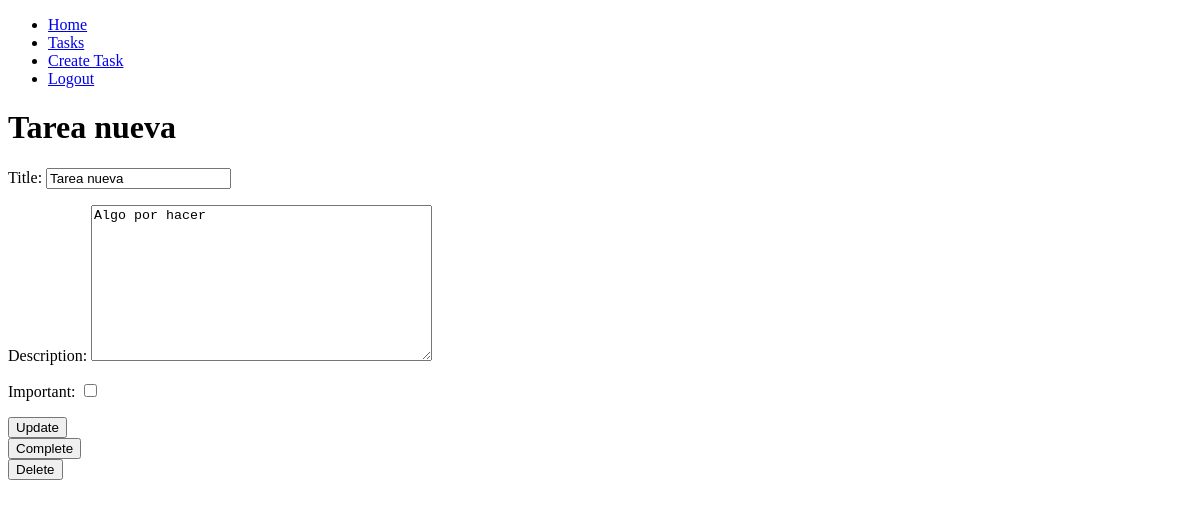
The app's page /tasks/5/ (signed in), older data.
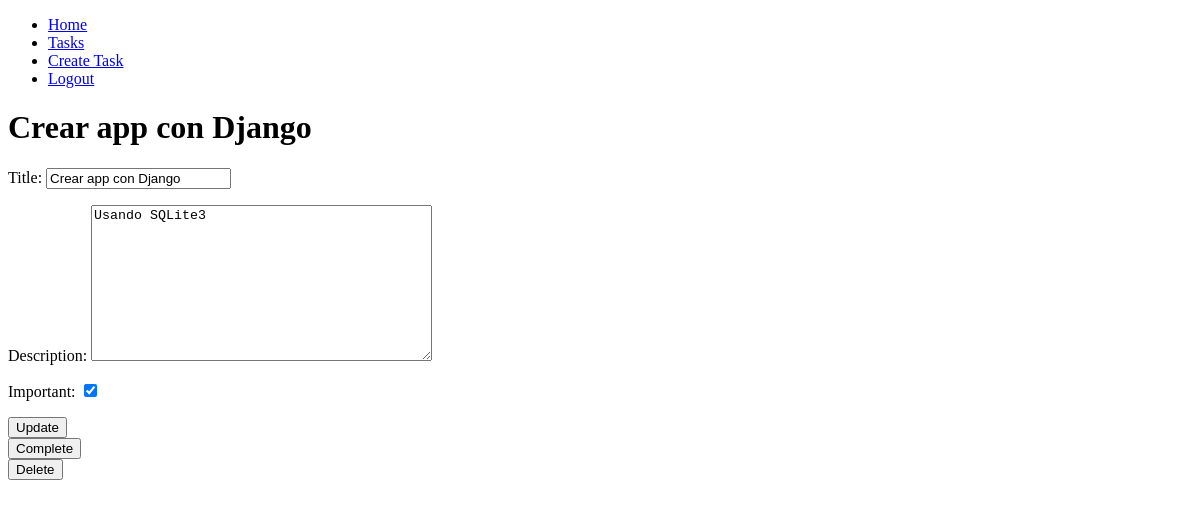
The same page, newer data.
### tasks/models.py (models this page shows, shortened)
class Task(models.Model):
    title = models.CharField(max_length=200)
    description = models.TextField(blank=True)
    created = models.DateTimeField(auto_now_add=True)
    dateCompleted = models.DateTimeField(null=True, blank=True)
    important = models.BooleanField(default=False)
    user = models.ForeignKey(User, on_delete=models.CASCADE)

### tasks/views.py (the view, shortened to what this page needs)
# urls.py: path("tasks/<int:taskId>/", views.taskDetail, name="taskDetail"),
def taskDetail(request, taskId):
    if request.method == 'GET':
        task = get_object_or_404(Task, pk=taskId, user=request.user) # * pk -> primary key
        form = TaskForm(instance=task)
        return render(request, 'task_detail.html', {
            'task' : task,
            'form' : form,
        })

### tasks/forms.py
class TaskForm(ModelForm):
    class Meta:
        model = Task
        fields = [
            'title',
            'description',
            'important',
        ]

### tasks/templates/task_detail.html (shortened to what this page needs)
{% extends 'base.html' %}
{% block content %}
    <h1>{{ task.title }}</h1>
    <form method="POST">
        {{ form.as_p }}
        <button>
            Update
        </button>
    </form>
    <form method="POST" action="{% url 'completeTask' task.id %}">
        <button>
            Complete
        </button>
    </form>
    <form method="POST" action="{% url 'completeTask' task.id %}">
        <button>
            Delete
        </button>
    </form>
{% endblock %}

### tasks/templates/base.html (shortened to what this page needs)
<!DOCTYPE html>
<html lang="en">
<head>
</head>
<body>
    <nav>
        <ul>
            <li>
                <a href="{% url 'home' %}">Home</a>
            </li>
            {% if user.is_authenticated %}
            <li>
                <a href="{% url 'tasks' %}">Tasks</a>
            </li>
            <li>
                <a href="{% url 'createTask' %}">Create Task</a>
            </li>
            <li>
                <a href="{% url 'logout' %}">Logout</a>
            </li>
            {% endif %}
        </ul>
    </nav>
    {% block content %}
    {% endblock %}
</body>
</html>

Row changes from the older to the newer data that the page shows:
changed Task: title "Tarea nueva" → "Crear app con Django"; description "Algo por hacer" → "Usando SQLite3"; important "☐" → "☑"
